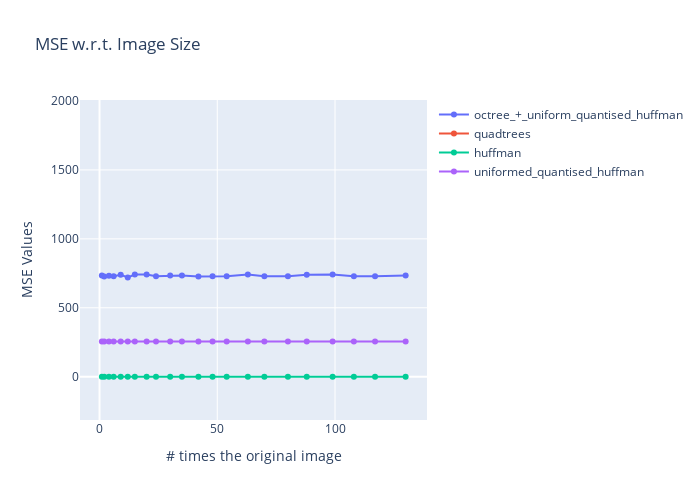

The notebook cell this image was saved under:
### Code cell
filter = {'huffman', 'uniformed_quantised_huffman', 'quadtrees', 'octree_+_uniform_quantised_huffman'}
filtered_stats = dict()
# print(list(compressedTimes.keys()))
for item in filter:
    if item in compressedTimes.keys():
        filtered_stats[item] = copy.deepcopy(mseValues[item])
plot_image(pixel_counts, filtered_stats, "MSE w.r.t. Image Size", "MSE Values")

### Figure 1 — Plotly figure (JSON) as saved in the notebook; plotly's stock layout.template omitted (floating-point values rounded to 4 significant figures)
{"data": [{"mode": "lines+markers", "name": "octree_+_uniform_quantised_huffman", "type": "scatter", "x": [1, 2, 4, 6, 9, 12, 15, 20, 24, 30, 35, 42, 48, 54, 63, 70, 80, 88, 99, 108, 117, 130], "y": [734.5, 727.3, 732.6, 728.2, 739.4, 720.1, 741.0, 740.8, 728.2, 734.5, 734.7, 727.4, 728.5, 728.1, 741.0, 728.1, 727.9, 740.3, 741.0, 728.1, 728.5, 734.2]}, {"mode": "lines+markers", "name": "quadtrees", "type": "scatter", "x": [1, 2, 4, 6, 9, 12, 15, 20, 24, 30, 35, 42, 48, 54, 63, 70, 80, 88, 99, 108, 117, 130], "y": [16270.0, 16280.0, 16250.0, 16260.0, 16260.0, 16260.0, 16260.0, 16250.0, 16260.0, 16260.0, 16260.0, 16260.0, 16260.0, 16260.0, 16260.0, 16250.0, 16260.0, 16250.0, 16260.0, 16260.0, 16260.0, 16260.0]}, {"mode": "lines+markers", "name": "huffman", "type": "scatter", "x": [1, 2, 4, 6, 9, 12, 15, 20, 24, 30, 35, 42, 48, 54, 63, 70, 80, 88, 99, 108, 117, 130], "y": [0, 0.0001707, 0.01153, 0.002888, 0.007433, 0, 0, 0, 0.001318, 0, 0.003073, 0.0001383, 0, 0.0005263, 0.0002947, 0, 1.5e-05, 0.002142, 0.001594, 0.0004646, 0.001081, 0.0003472]}, {"mode": "lines+markers", "name": "uniformed_quantised_huffman", "type": "scatter", "x": [1, 2, 4, 6, 9, 12, 15, 20, 24, 30, 35, 42, 48, 54, 63, 70, 80, 88, 99, 108, 117, 130], "y": [255.1, 254.9, 254.8, 254.9, 254.8, 254.9, 254.8, 254.8, 254.8, 254.9, 254.9, 254.9, 254.8, 254.9, 254.9, 254.9, 254.8, 254.9, 254.9, 254.8, 254.8, 254.9]}], "layout": {"height": 500, "showlegend": true, "title": {"text": "MSE w.r.t. Image Size"}, "width": 700, "xaxis": {"autorange": false, "range": [-8.287, 139.1], "title": {"text": "# times the original image"}, "type": "linear"}, "yaxis": {"autorange": false, "range": [-314.1, 2007.0], "title": {"text": "MSE Values"}, "type": "linear"}}}
